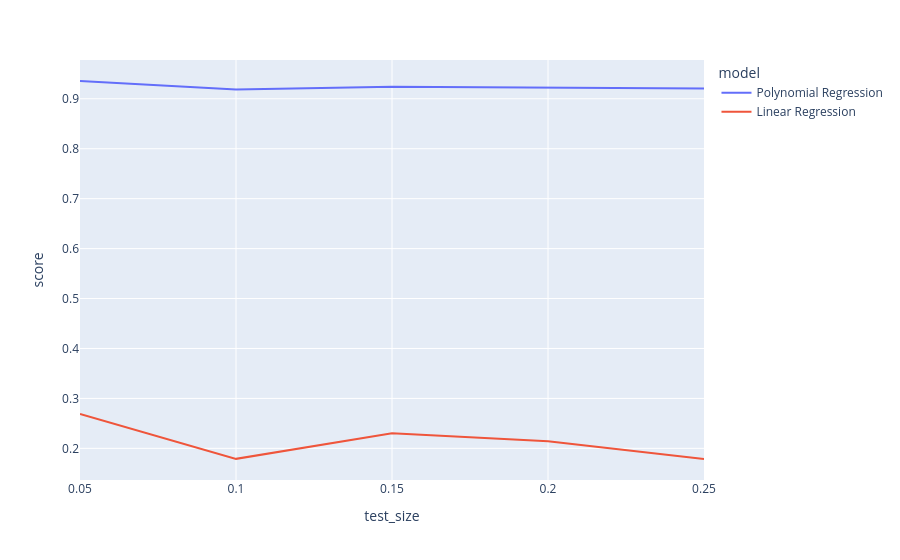

The notebook cell this image was saved under:
### Code cell
px.line(data_frame=D,x="test_size",y="score",color="model")

### Figure 1 — Plotly figure (JSON) as saved in the notebook; plotly's stock layout.template omitted (floating-point values rounded to 4 significant figures)
{"data": [{"hovertemplate": "model=Polynomial Regression<br>test_size=%{x}<br>score=%{y}<extra></extra>", "legendgroup": "Polynomial Regression", "line": {"color": "#636efa", "dash": "solid"}, "marker": {"symbol": "circle"}, "mode": "lines", "name": "Polynomial Regression", "orientation": "v", "showlegend": true, "type": "scatter", "x": [0.05, 0.1, 0.15, 0.2, 0.25], "xaxis": "x", "y": [0.9356, 0.9188, 0.9243, 0.9229, 0.9207], "yaxis": "y"}, {"hovertemplate": "model=Linear Regression<br>test_size=%{x}<br>score=%{y}<extra></extra>", "legendgroup": "Linear Regression", "line": {"color": "#EF553B", "dash": "solid"}, "marker": {"symbol": "circle"}, "mode": "lines", "name": "Linear Regression", "orientation": "v", "showlegend": true, "type": "scatter", "x": [0.05, 0.1, 0.15, 0.2, 0.25], "xaxis": "x", "y": [0.2686, 0.1789, 0.2303, 0.2143, 0.1787], "yaxis": "y"}], "layout": {"legend": {"title": {"text": "model"}, "tracegroupgap": 0}, "margin": {"t": 60}, "xaxis": {"anchor": "y", "domain": [0, 1], "title": {"text": "test_size"}}, "yaxis": {"anchor": "x", "domain": [0, 1], "title": {"text": "score"}}}}
